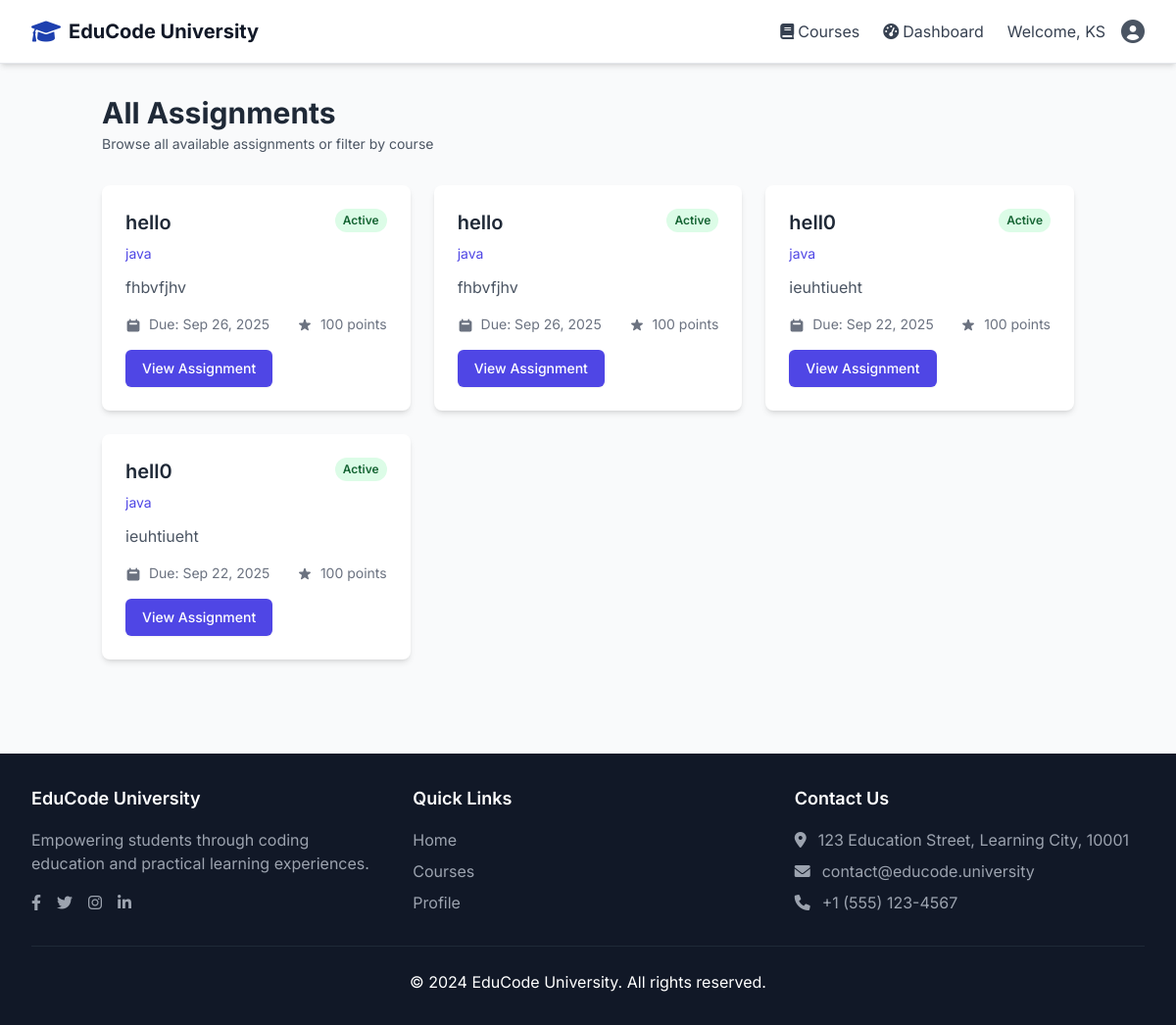
The app's page /assignments/ (signed in) with its own data.
### accounts/models.py (models this page shows, shortened)
class User(AbstractUser):
    ROLE_CHOICES = [
        ('student', 'Student'),
        ('teacher', 'Teacher'),
        ('admin', 'Admin'),
    ]
    role = models.CharField(max_length=10, choices=ROLE_CHOICES, default='student')
    phone = models.CharField(max_length=15, blank=True, null=True)
    bio = models.TextField(blank=True, null=True)
    profile_picture = models.ImageField(upload_to='profile_pics/', blank=True, null=True)
    university_id = models.CharField(max_length=20, blank=True, null=True)
    department = models.CharField(max_length=100, blank=True, null=True)
    created_at = models.DateTimeField(auto_now_add=True)
    updated_at = models.DateTimeField(auto_now=True)

### assignments/models.py (models this page shows, shortened)
class Assignment(models.Model):
    DIFFICULTY_CHOICES = [
        ('easy', 'Easy'),
        ('medium', 'Medium'),
        ('hard', 'Hard')
    ]
    course = models.ForeignKey(Course, on_delete=models.CASCADE, related_name='assignments')
    title = models.CharField(max_length=200)
    description = models.TextField()
    problem_statement = models.TextField()
    constraints = models.TextField(blank=True, help_text="Input constraints and limits")
    sample_input = models.TextField(blank=True)
    sample_output = models.TextField(blank=True)
    difficulty = models.CharField(max_length=10, choices=DIFFICULTY_CHOICES, default='easy')
    max_score = models.IntegerField(default=100)
    programming_language = models.CharField(
        max_length=50,
        choices=[
            ('python', 'Python'),
            ('java', 'Java'),
            ('cpp', 'C++'),
            ('c', 'C'),
            ('javascript', 'JavaScript')
        ],
        default='python'
    )
    time_limit_seconds = models.IntegerField(default=2)
    memory_limit_mb = models.IntegerField(default=128)
    starter_code = models.TextField(blank=True, help_text="Initial code template for students")
    solution_code = models.TextField(help_text="Teacher's solution (hidden from students)")
    assignment_file = models.FileField(upload_to='assignments/', blank=True, null=True, help_text="Upload assignment document or additional resources")
    due_date = models.DateTimeField()
    is_active = models.BooleanField(default=True)
    allow_multiple_submissions = models.BooleanField(default=True)
    created_at = models.DateTimeField(auto_now_add=True)
    updated_at = models.DateTimeField(auto_now=True)

### courses/models.py (models this page shows, shortened)
class Course(models.Model):
    title = models.CharField(max_length=200)
    description = models.TextField()
    instructor = models.ForeignKey(
        settings.AUTH_USER_MODEL,
        on_delete=models.CASCADE,
        related_name='courses_taught',
        limit_choices_to={'role': 'teacher'}
    )
    thumbnail = models.ImageField(upload_to='course_thumbnails/', blank=True, null=True)
    code = models.CharField(max_length=20, unique=True)  # e.g., CS101, MATH201
    credits = models.IntegerField(default=3)
    duration_weeks = models.IntegerField(default=16)
    difficulty_level = models.CharField(
        max_length=20,
        choices=[
            ('beginner', 'Beginner'),
            ('intermediate', 'Intermediate'),
            ('advanced', 'Advanced')
        ],
        default='beginner'
    )
    programming_language = models.CharField(
        max_length=50,
        choices=[
            ('python', 'Python'),
            ('java', 'Java'),
            ('cpp', 'C++'),
            ('c', 'C'),
            ('javascript', 'JavaScript'),
            ('multiple', 'Multiple Languages')
        ],
        default='python'
    )
    price = models.DecimalField(max_digits=10, decimal_places=2, default=0.00)
    is_free = models.BooleanField(default=False)
    category = models.CharField(
        max_length=50,
        choices=[
            ('programming', 'Programming'),
            ('data_science', 'Data Science'),
            ('web_development', 'Web Development'),
            ('mobile_development', 'Mobile Development'),
            ('devops', 'DevOps'),
            ('design', 'Design'),
            ('business', 'Business'),
            ('other', 'Other')
        ],
        default='programming'
    )
    is_active = models.BooleanField(default=True)
    enrollment_limit = models.IntegerField(default=50)
    start_date = models.DateField()
    end_date = models.DateField()
    created_at = models.DateTimeField(auto_now_add=True)
    updated_at = models.DateTimeField(auto_now=True)

### assignments/views.py (the view)
# urls.py: path('', views.assignment_list, name='assignment_list'),
@login_required
def assignment_list(request, course_id=None):
    if course_id:
        assignments = Assignment.objects.filter(course_id=course_id, is_active=True)
        context = {
            'assignments': assignments,
            'course_id': course_id
        }
    else:
        assignments = Assignment.objects.filter(
            course__enrollments__student=request.user,
            is_active=True
        ).select_related('course')
        context = {'assignments': assignments}
    return render(request, 'assignments/assignment_list.html', context)

### templates/assignments/assignment_list.html (shortened to what this page needs)
{% extends 'base.html' %}
{% load static %}
{% block content %}
<div class="container mx-auto px-4 py-8">
    <div class="mb-8">
        <h1 class="text-3xl font-bold text-gray-800">
            {% if course %}
                Assignments for {{ course.title }}
            {% else %}
                All Assignments
            {% endif %}
        </h1>
        <p class="text-sm text-gray-600 mt-1">
            {% if course %}
                <a href="{% url 'courses:course_detail' course.id %}" class="text-indigo-600 hover:text-indigo-900">
                    <svg xmlns="http://www.w3.org/2000/svg" class="h-4 w-4 inline" viewBox="0 0 20 20" fill="currentColor">
                        <path fill-rule="evenodd" d="M9.707 16.707a1 1 0 01-1.414 0l-6-6a1 1 0 010-1.414l6-6a1 1 0 011.414 1.414L5.414 9H17a1 1 0 110 2H5.414l4.293 4.293a1 1 0 010 1.414z" clip-rule="evenodd" />
                    </svg>
                    Back to Course
                </a>
            {% else %}
                Browse all available assignments or filter by course
            {% endif %}
        </p>
    </div>
    <div class="grid grid-cols-1 md:grid-cols-2 lg:grid-cols-3 gap-6">
        {% for assignment in assignments %}
        <div class="bg-white rounded-lg shadow-md overflow-hidden hover:shadow-lg transition-shadow duration-300">
            <div class="p-6">
                <div class="flex justify-between items-start">
                    <h2 class="text-xl font-semibold text-gray-800 mb-2">{{ assignment.title }}</h2>
                    <span class="px-2 py-1 text-xs font-semibold rounded-full {% if assignment.is_active %}bg-green-100 text-green-800{% else %}bg-gray-100 text-gray-800{% endif %}">
                        {% if assignment.is_active %}Active{% else %}Inactive{% endif %}
                    </span>
                </div>
                {% if not course %}
                <p class="text-sm text-gray-600 mb-3">
                    <a href="{% url 'assignments:course_assignments' assignment.course.id %}" class="text-indigo-600 hover:text-indigo-900">
                        {{ assignment.course.title }}
                    </a>
                </p>
                {% endif %}
                <p class="text-gray-600 mb-4 line-clamp-2">{{ assignment.description|truncatechars:100 }}</p>
                <div class="flex justify-between items-center text-sm text-gray-500 mb-4">
                    <div>
                        <svg xmlns="http://www.w3.org/2000/svg" class="h-4 w-4 inline mr-1" viewBox="0 0 20 20" fill="currentColor">
                            <path fill-rule="evenodd" d="M6 2a1 1 0 00-1 1v1H4a2 2 0 00-2 2v10a2 2 0 002 2h12a2 2 0 002-2V6a2 2 0 00-2-2h-1V3a1 1 0 10-2 0v1H7V3a1 1 0 00-1-1zm0 5a1 1 0 000 2h8a1 1 0 100-2H6z" clip-rule="evenodd" />
                        </svg>
                        Due: {{ assignment.due_date|date:"M d, Y" }}
                    </div>
                    <div>
                        {{ assignment.max_score }} points
                    </div>
                </div>
                <a href="{% url 'assignments:assignment_detail' assignment.id %}" class="inline-flex items-center px-4 py-2 border border-transparent text-sm font-medium rounded-md shadow-sm text-white bg-indigo-600 hover:bg-indigo-700 focus:outline-none focus:ring-2 focus:ring-offset-2 focus:ring-indigo-500">
                    View Assignment
                </a>
            </div>
        </div>
        {% endfor %}
    </div>
</div>
{% endblock %}

### templates/base.html (shortened to what this page needs)
<!DOCTYPE html>
<html lang="en">
<head>
    <script src="https://cdn.tailwindcss.com"></script>
    <link href="https://cdnjs.cloudflare.com/ajax/libs/font-awesome/6.0.0/css/all.min.css" rel="stylesheet">
</head>
<body class="bg-gray-50 min-h-screen">
    <nav class="bg-white shadow-md border-b sticky top-0 z-50 transition-all duration-300">
        <div class="max-w-7xl mx-auto px-4 sm:px-6 lg:px-8">
            <div class="flex justify-between h-16">
                <div class="flex items-center">
                    <a href="{% url 'home' %}" class="flex items-center space-x-2 hover-scale">
                        <i class="fas fa-graduation-cap text-2xl text-primary"></i>
                        <span class="text-xl font-bold text-gray-900">EduCode University</span>
                    </a>
                </div>
                <div class="hidden md:flex items-center space-x-6">
                    {% if user.is_authenticated %}
                        <a href="{% url 'courses:course_list' %}" class="text-gray-700 hover:text-primary flex items-center space-x-1 transition duration-300 ease-in-out hover:scale-105">
                            <i class="fas fa-book"></i>
                            <span>Courses</span>
                        </a>
                        {% if user.role == 'student' %}
                            <a href="{% url 'courses:student_dashboard' %}" class="text-gray-700 hover:text-primary flex items-center space-x-1 transition duration-300 ease-in-out hover:scale-105">
                                <i class="fas fa-tachometer-alt"></i>
                                <span>Dashboard</span>
                            </a>
                        {% elif user.role == 'instructor' %}
                            <a href="{% url 'courses:instructor_dashboard' %}" class="text-gray-700 hover:text-primary flex items-center space-x-1 transition duration-300 ease-in-out hover:scale-105">
                                <i class="fas fa-chalkboard-teacher"></i>
                                <span>Instructor</span>
                            </a>
                        {% endif %}
                        <div class="flex items-center space-x-4">
                            <span class="text-gray-700 hidden lg:inline">Welcome, {{ user.username }}</span>
                            <div class="relative">
                                <button type="button" class="flex items-center text-sm rounded-full focus:outline-none focus:ring-2 focus:ring-offset-2 focus:ring-primary transition duration-300 ease-in-out hover:scale-105" id="user-menu-button">
                                    <i class="fas fa-user-circle text-2xl text-gray-600"></i>
                                </button>
                            </div>
                        </div>
                    {% endif %}
                </div>
            </div>
        </div>
    </nav>
    <main class="animate-fade-in">
        {% block content %}
        {% endblock %}
    </main>
    <footer class="bg-gray-900 text-white mt-16">
        <div class="max-w-7xl mx-auto px-4 sm:px-6 lg:px-8 py-8">
            <div class="grid grid-cols-1 md:grid-cols-3 gap-8 mb-8">
                <div>
                    <h3 class="text-lg font-semibold mb-4 text-white">EduCode University</h3>
                    <p class="text-gray-400 mb-4">Empowering students through coding education and practical learning experiences.</p>
                    <div class="flex space-x-4">
                        <a href="#" class="text-gray-400 hover:text-white transition-colors duration-300">
                            <i class="fab fa-facebook-f"></i>
                        </a>
                        <a href="#" class="text-gray-400 hover:text-white transition-colors duration-300">
                            <i class="fab fa-twitter"></i>
                        </a>
                        <a href="#" class="text-gray-400 hover:text-white transition-colors duration-300">
                            <i class="fab fa-instagram"></i>
                        </a>
                        <a href="#" class="text-gray-400 hover:text-white transition-colors duration-300">
                            <i class="fab fa-linkedin-in"></i>
                        </a>
                    </div>
                </div>
                <div>
                    <h3 class="text-lg font-semibold mb-4 text-white">Quick Links</h3>
                    <ul class="space-y-2">
                        <li><a href="{% url 'home' %}" class="text-gray-400 hover:text-white transition-colors duration-300">Home</a></li>
                        <li><a href="{% url 'courses:course_list' %}" class="text-gray-400 hover:text-white transition-colors duration-300">Courses</a></li>
                        {% if user.is_authenticated %}
                            <li><a href="{% url 'accounts:profile' %}" class="text-gray-400 hover:text-white transition-colors duration-300">Profile</a></li>
                        {% else %}
                            <li><a href="{% url 'accounts:login' %}" class="text-gray-400 hover:text-white transition-colors duration-300">Login</a></li>
                            <li><a href="{% url 'accounts:register' %}" class="text-gray-400 hover:text-white transition-colors duration-300">Register</a></li>
                        {% endif %}
                    </ul>
                </div>
                <div>
                    <h3 class="text-lg font-semibold mb-4 text-white">Contact Us</h3>
                    <ul class="space-y-2 text-gray-400">
                        <li class="flex items-start">
                            <i class="fas fa-map-marker-alt mt-1 mr-3"></i>
                            <span>123 Education Street, Learning City, 10001</span>
                        </li>
                        <li class="flex items-center">
                            <i class="fas fa-envelope mr-3"></i>
                            <span>contact@educode.university</span>
                        </li>
                        <li class="flex items-center">
                            <i class="fas fa-phone mr-3"></i>
                            <span>+1 (555) 123-4567</span>
                        </li>
                    </ul>
                </div>
            </div>
            <div class="border-t border-gray-800 pt-6 text-center">
                <p>&copy; 2024 EduCode University. All rights reserved.</p>
            </div>
        </div>
    </footer>
</body>
</html>

### templates/base.html (style rules this page uses)
body { font-family: 'Inter', sans-serif; }
.animate-fade-in { animation: fadeIn 0.5s ease-in-out; }
.hover-scale { transition: transform 0.3s ease; }

### records on screen
User: username "KS"
Assignment: title "hello", is_active "Active", course "java", description "fhbvfjhv", due_date "Sep 26, 2025", max_score "100"
Assignment: title "hello", is_active "Active", course "java", description "fhbvfjhv", due_date "Sep 26, 2025", max_score "100"
Assignment: title "hell0", is_active "Active", course "java", description "ieuhtiueht", due_date "Sep 22, 2025", max_score "100"
Assignment: title "hell0", is_active "Active", course "java", description "ieuhtiueht", due_date "Sep 22, 2025", max_score "100"
